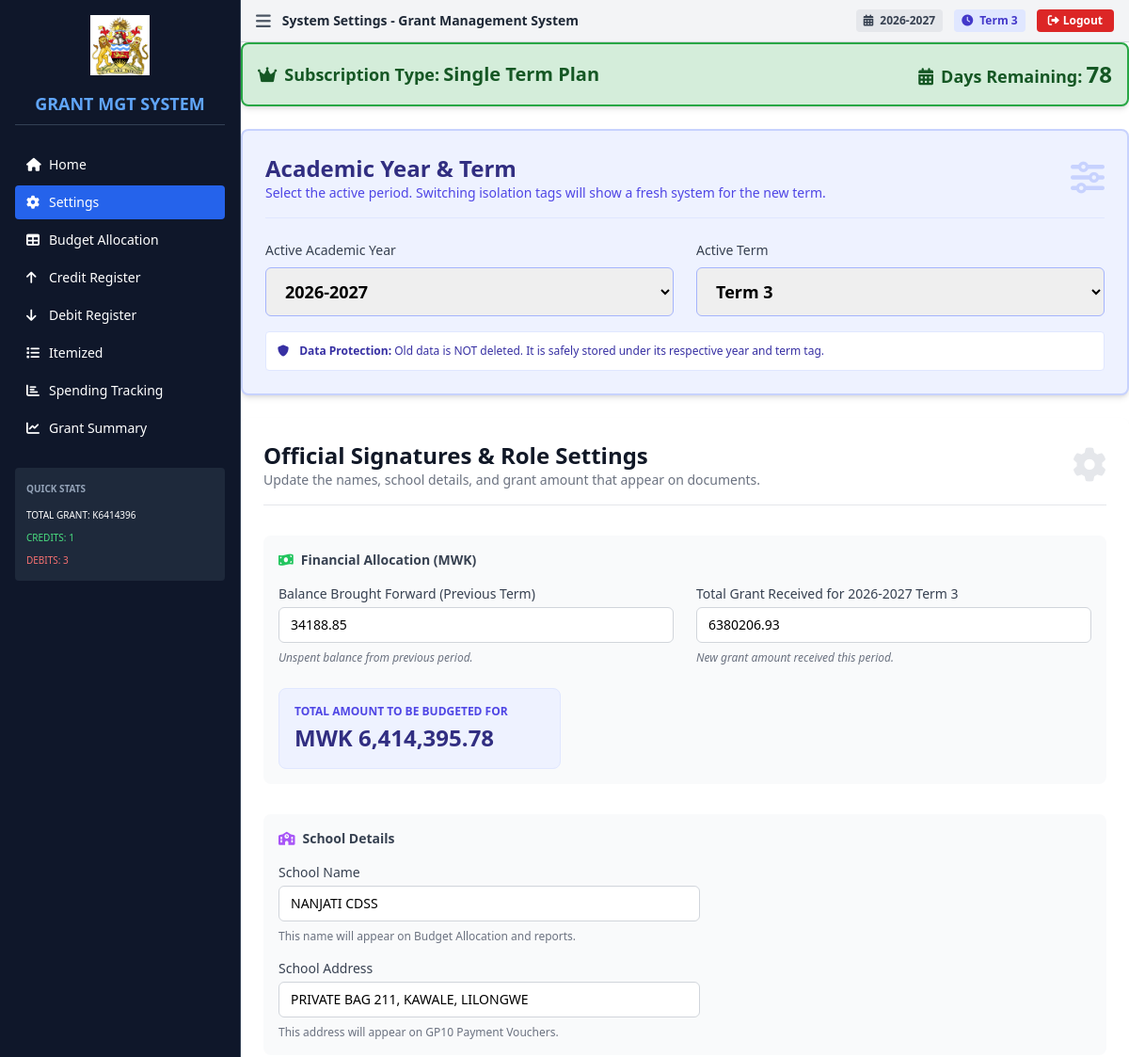
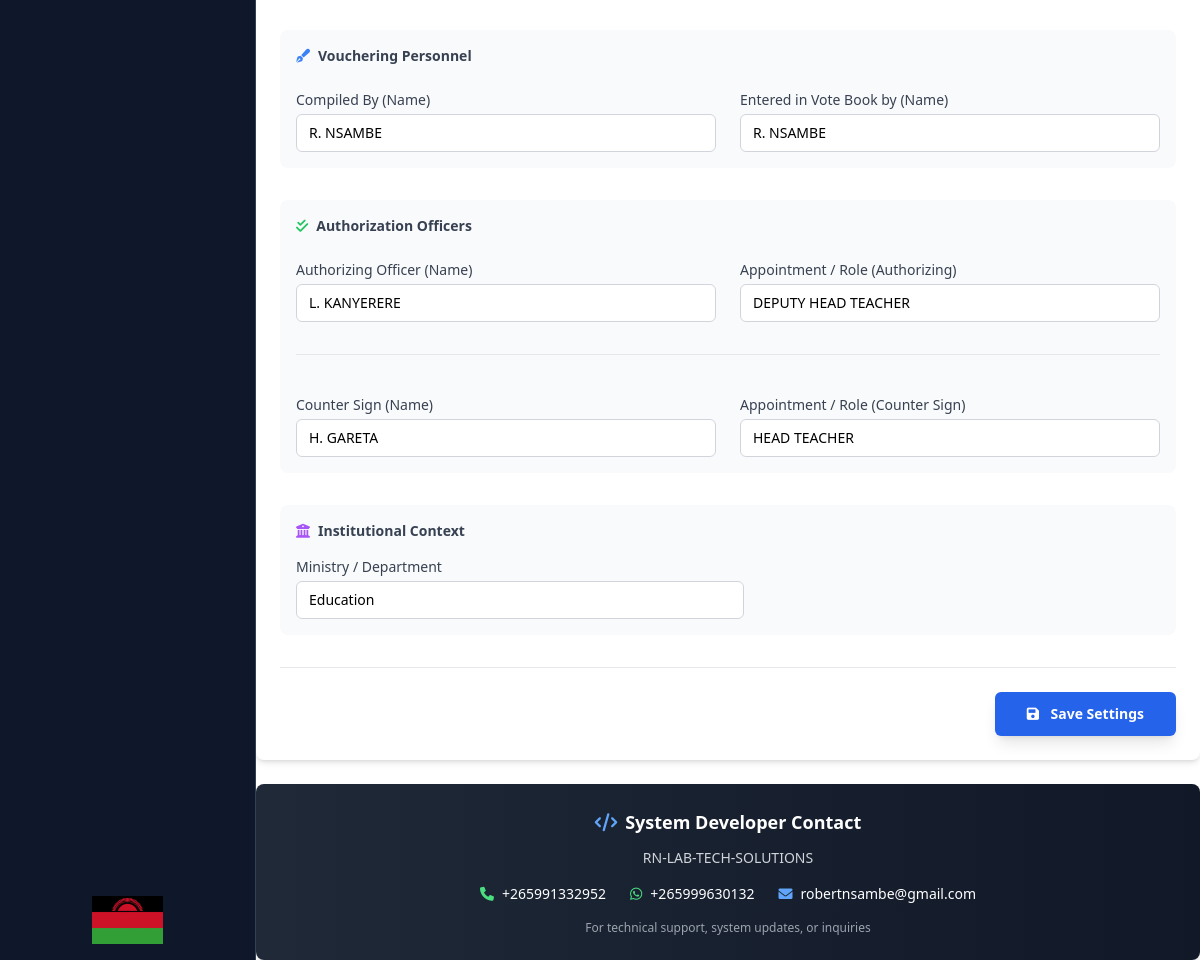
Before: /settings (signed in) with the older database file (2 pictures, top to bottom).
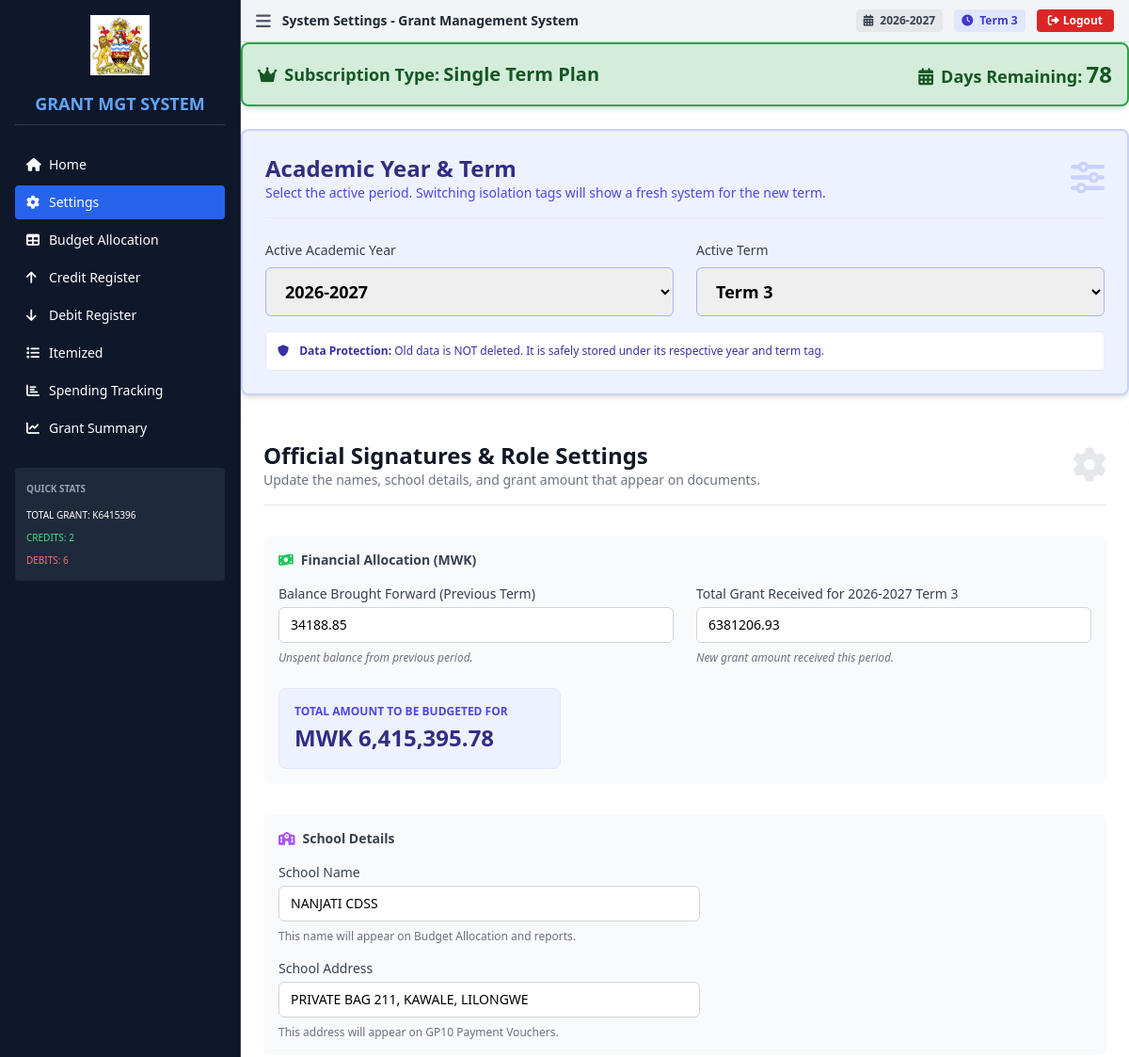
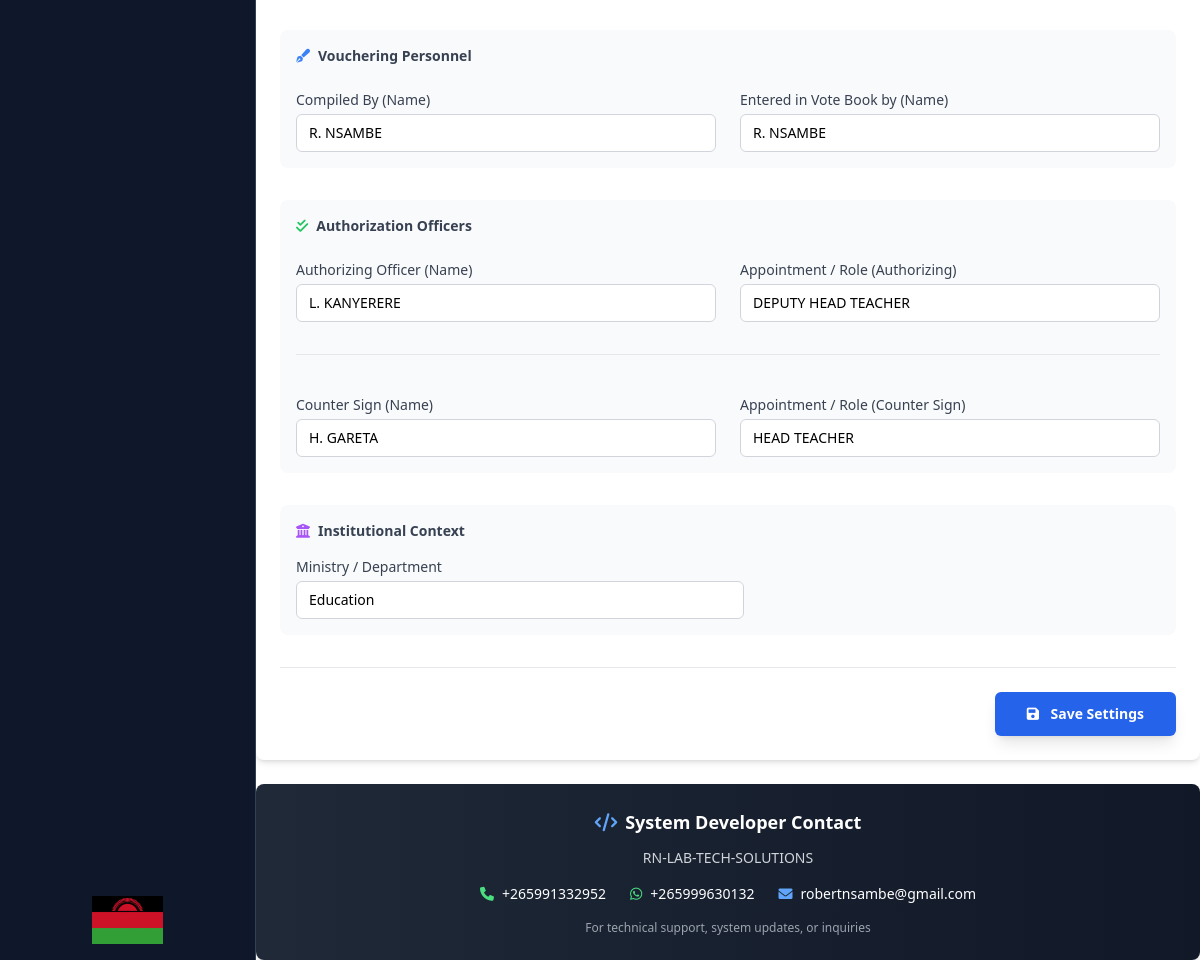
After: the same page with the newer database file (2 pictures, top to bottom).
### tables this page shows
CREATE TABLE school_settings (
                id INTEGER PRIMARY KEY AUTOINCREMENT,
                school_id INTEGER NOT NULL,
                financial_year TEXT NOT NULL,
                school_address TEXT,
                ministry_department TEXT DEFAULT 'Education',
                total_grant REAL DEFAULT 0,
                compiled_by TEXT,
                entered_by TEXT,
                authorizing_officer TEXT,
                authorizing_appointment TEXT,
                counter_sign TEXT,
                counter_appointment TEXT,
                created_at DATETIME DEFAULT CURRENT_TIMESTAMP,
                updated_at DATETIME DEFAULT CURRENT_TIMESTAMP, school_name TEXT, academic_year TEXT, term TEXT, balance_bf REAL DEFAULT 0,
                FOREIGN KEY (school_id) REFERENCES schools(id),
                UNIQUE(school_id, financial_year)
            );

### app.py (the view, shortened to what this page needs)
@app.route('/settings', methods=['GET', 'POST'])
@require_login
def settings():
    school_id = get_current_school_id()
    academic_year = get_academic_year()
    term = get_term()
    budget = get_budget(academic_year, term)
    credits = get_credits(academic_year, term) or []
    debits = get_debits(academic_year, term) or []
    total_grant = get_total_grant(academic_year, term)
    subscription_info = get_subscription_info(school_id) if school_id else None
    return render_template('settings.html',
                          settings=get_settings(),
                          budget=budget,
                          credits=credits,
                          debits=debits,
                          academic_year=academic_year,
                          term=term,
                          total_grant=total_grant,
                          subscription_info=subscription_info,
                          current_page='settings',
                          success=request.args.get('success'))

### app.py (called while the page is built)
@app.before_request
def update_last_activity():
    if 'user' in session and not session.get('user', {}).get('is_developer'):
        school_id = get_current_school_id()
        if school_id:
            try:
                timestamp = datetime.utcnow().strftime('%Y-%m-%d %H:%M:%S')
                with get_db() as conn:
                    cursor = conn.cursor()
                    cursor.execute('''
                        UPDATE schools
                        SET last_activity = ?
                        WHERE id = ?
                    ''', (timestamp, school_id))
                print(f"✓ Updated activity for school_id={school_id} at {timestamp}")
            except Exception as e:
                print(f"✗ Error updating activity for school_id={school_id}: {e}")

def calculate_days_remaining(expiry_date_str):
    if not expiry_date_str or expiry_date_str == 'None':
        return 0
    try:
        today = datetime.utcnow().date()
        expiry = datetime.strptime(str(expiry_date_str), "%Y-%m-%d").date()
        return (expiry - today).days
    except Exception as e:
        print(f"Error calculating days remaining: {e}")
        return 0

### templates/settings.html (shortened to what the changed rows need)
{% extends "base.html" %}
{% block title %}System Settings - Grant Management System{% endblock %}
{% block content %}
<div class="max-w-full">
    <div class="bg-indigo-50 border-2 border-indigo-200 rounded-lg shadow-md p-6 mb-6">
        <div class="flex items-center justify-between mb-6 pb-4 border-b border-indigo-100">
            <div>
                <h2 class="text-2xl font-bold text-indigo-900">Academic Year & Term</h2>
            </div>
        </div>
    </div>
    <div class="bg-white rounded-lg shadow-md p-6">
        <div class="flex items-center justify-between mb-8 pb-4 border-b">
            <div>
                <h2 class="text-2xl font-bold text-gray-900">Official Signatures & Role Settings</h2>
            </div>
        </div>
        <form method="POST" action="{{ url_for('settings') }}" class="space-y-8">
            <div class="p-4 bg-gray-50 rounded-lg">
                <div class="grid grid-cols-1 md:grid-cols-2 gap-6 max-w-4xl">
                    <div>
                        <label class="block text-sm font-medium text-gray-700 mb-1">Balance Brought Forward (Previous Term)</label>
                        <input type="number" name="balanceBF" value="{{ settings.balanceBF or 0 }}" step="0.01" min="0" id="balanceBF"
                            class="w-full px-3 py-2 border border-gray-300 rounded-md focus:ring-blue-500 focus:border-blue-500"
                            placeholder="0.00" oninput="calculateTotalBudget()">
                        <p class="mt-2 text-xs text-gray-500 italic">Unspent balance from previous period.</p>
                    </div>
                    <div>
                        <label class="block text-sm font-medium text-gray-700 mb-1">Total Grant Received for {{ academic_year }} {{ term }}</label>
                        <input type="number" name="totalGrant" value="{{ settings.totalGrant or 0 }}" step="0.01" min="0" id="totalGrant"
                            class="w-full px-3 py-2 border border-gray-300 rounded-md focus:ring-blue-500 focus:border-blue-500"
                            placeholder="0.00" oninput="calculateTotalBudget()">
                        <p class="mt-2 text-xs text-gray-500 italic">New grant amount received this period.</p>
                    </div>
                </div>
                <div class="mt-6 p-4 bg-indigo-50 rounded-lg border border-indigo-100 inline-block min-w-[300px]">
                    <div class="text-xs text-indigo-600 uppercase font-bold mb-1">Total Amount to be Budgeted For</div>
                    <div class="text-2xl font-black text-indigo-900" id="totalBudgetDisplay">
                        MWK {{ "{:,.2f}".format((settings.totalGrant or 0) + (settings.balanceBF or 0)) }}
                    </div>
                </div>
            </div>
            <div class="p-4 bg-gray-50 rounded-lg">
                <div class="max-w-md space-y-4">
                    <div>
                        <label class="block text-sm font-medium text-gray-700 mb-1">School Name</label>
                        <input type="text" name="schoolName" value="{{ settings.schoolName }}"
                            class="w-full px-3 py-2 border border-gray-300 rounded-md focus:ring-blue-500 focus:border-blue-500"
                            placeholder="e.g. NANJATI CDSS">
                        <p class="mt-2 text-xs text-gray-500">This name will appear on Budget Allocation and reports.</p>
                    </div>
                    <div>
                        <label class="block text-sm font-medium text-gray-700 mb-1">School Address</label>
                        <input type="text" name="schoolAddress" value="{{ settings.schoolAddress }}"
                            class="w-full px-3 py-2 border border-gray-300 rounded-md focus:ring-blue-500 focus:border-blue-500"
                            placeholder="e.g. P.O. Box 123, Lilongwe, Malawi">
                        <p class="mt-2 text-xs text-gray-500">This address will appear on GP10 Payment Vouchers.</p>
                    </div>
                </div>
            </div>
            <div class="grid grid-cols-1 md:grid-cols-2 gap-6 p-4 bg-gray-50 rounded-lg">
                <div>
                    <label class="block text-sm font-medium text-gray-700 mb-1">Compiled By (Name)</label>
                    <input type="text" name="compiledBy" value="{{ settings.compiledBy }}" required
                        class="w-full px-3 py-2 border border-gray-300 rounded-md focus:ring-blue-500 focus:border-blue-500"
                        placeholder="e.g. John Phiri">
                </div>
                <div>
                    <label class="block text-sm font-medium text-gray-700 mb-1">Entered in Vote Book by (Name)</label>
                    <input type="text" name="enteredBy" value="{{ settings.enteredBy }}" required
                        class="w-full px-3 py-2 border border-gray-300 rounded-md focus:ring-blue-500 focus:border-blue-500"
                        placeholder="e.g. Mary Banda">
                </div>
            </div>
            <div class="grid grid-cols-1 md:grid-cols-2 gap-6 p-4 bg-gray-50 rounded-lg">
                <div>
                    <label class="block text-sm font-medium text-gray-700 mb-1">Authorizing Officer (Name)</label>
                    <input type="text" name="authorizingOfficer" value="{{ settings.authorizingOfficer }}" required
                        class="w-full px-3 py-2 border border-gray-300 rounded-md focus:ring-blue-500 focus:border-blue-500"
                        placeholder="e.g. Samuel Mbeki">
                </div>
                <div>
                    <label class="block text-sm font-medium text-gray-700 mb-1">Appointment / Role (Authorizing)</label>
                    <input type="text" name="authorizingAppointment" value="{{ settings.authorizingAppointment }}"
                        required
                        class="w-full px-3 py-2 border border-gray-300 rounded-md focus:ring-blue-500 focus:border-blue-500"
                        placeholder="e.g. Head Teacher">
                </div>
                <div>
                    <label class="block text-sm font-medium text-gray-700 mb-1">Counter Sign (Name)</label>
                    <input type="text" name="counterSign" value="{{ settings.counterSign }}" required
                        class="w-full px-3 py-2 border border-gray-300 rounded-md focus:ring-blue-500 focus:border-blue-500"
                        placeholder="e.g. Dr. Jane Doe">
                </div>
                <div>
                    <label class="block text-sm font-medium text-gray-700 mb-1">Appointment / Role (Counter
                        Sign)</label>
                    <input type="text" name="counterAppointment" value="{{ settings.counterAppointment }}" required
                        class="w-full px-3 py-2 border border-gray-300 rounded-md focus:ring-blue-500 focus:border-blue-500"
                        placeholder="e.g. PEA / Accountant">
                </div>
            </div>
            <div class="p-4 bg-gray-50 rounded-lg">
                <div class="max-w-md">
                    <label class="block text-sm font-medium text-gray-700 mb-1">Ministry / Department</label>
                    <input type="text" name="ministry" value="{{ settings.ministry }}" required
                        class="w-full px-3 py-2 border border-gray-300 rounded-md focus:ring-blue-500 focus:border-blue-500"
                        placeholder="e.g. Education">
                </div>
            </div>
        </form>
    </div>
</div>
{% endblock %}

### templates/base.html (shortened to what the changed rows need)
<!DOCTYPE html>
<html lang="en">
<head>
    <script src="https://cdn.tailwindcss.com"></script>
    <link rel="stylesheet" href="https://cdnjs.cloudflare.com/ajax/libs/font-awesome/6.0.0/css/all.min.css">
</head>
<body class="bg-gray-50 text-sm">
    <div class="flex h-screen overflow-hidden">
        <aside id="sidebar" class="sidebar w-64 bg-slate-900 text-white flex-shrink-0 border-r border-slate-700">
            <div class="p-4 flex flex-col h-full">
                <h1 class="text-lg font-bold text-blue-400 mb-6 border-b border-slate-700 pb-2 text-center">GRANT MGT
                    SYSTEM</h1>
                {% if budget %}
                <div class="mt-6 p-3 bg-slate-800 rounded">
                    <h3 class="font-semibold mb-2 text-[10px] text-slate-400">QUICK STATS</h3>
                    <div class="space-y-1 text-[10px]">
                        <div>TOTAL GRANT: K{{ "%.0f"|format(budget.totalGrant or 0) }}</div>
                        <div class="text-green-400">CREDITS: {{ credits|length }}</div>
                        <div class="text-red-400">DEBITS: {{ debits|length }}</div>
                    </div>
                </div>
                {% endif %}
            </div>
        </aside>
        <main class="main-content flex-1 overflow-auto bg-white">
            <header class="bg-gray-100 border-b border-gray-300 px-4 py-2">
                <div class="flex items-center justify-between">
                    <div class="flex items-center space-x-3">
                        <h2 class="text-sm font-bold text-gray-800">
                            {% block title %}GRANT MANAGEMENT SYSTEM{% endblock %}
                        </h2>
                    </div>
                </div>
            </header>
            <div class="p-0">
                {% block content %}{% endblock %}
            </div>
        </main>
    </div>
</body>
</html>

Changed rows visible on the page:
removed school_settings: balanceBF "34188.85", totalGrant "6380206.93", (settings.totalGrantor0)+(settings.balanceBFor0) "6,414,395.78", schoolName "NANJATI CDSS", schoolAddress "PRIVATE BAG 211, KAWALE, LILONGWE", compiledBy "R. NSAMBE", enteredBy "R. NSAMBE", authorizingOfficer "L. KANYERERE", authorizingAppointment "DEPUTY HEAD TEACHER", counterSign "H. GARETA", counterAppointment "HEAD TEACHER", ministry "Education"
added school_settings: balanceBF "34188.85", totalGrant "6381206.93", (settings.totalGrantor0)+(settings.balanceBFor0) "6,415,395.78", schoolName "NANJATI CDSS", schoolAddress "PRIVATE BAG 211, KAWALE, LILONGWE", compiledBy "R. NSAMBE", enteredBy "R. NSAMBE", authorizingOfficer "L. KANYERERE", authorizingAppointment "DEPUTY HEAD TEACHER", counterSign "H. GARETA", counterAppointment "HEAD TEACHER", ministry "Education"
Other visible differences:
{{ "%.0f"|format(budget.totalGrant or 0) }}: "6414396" → "6415396"
{{ credits|length }}: "1" → "2"
{{ debits|length }}: "3" → "6"
